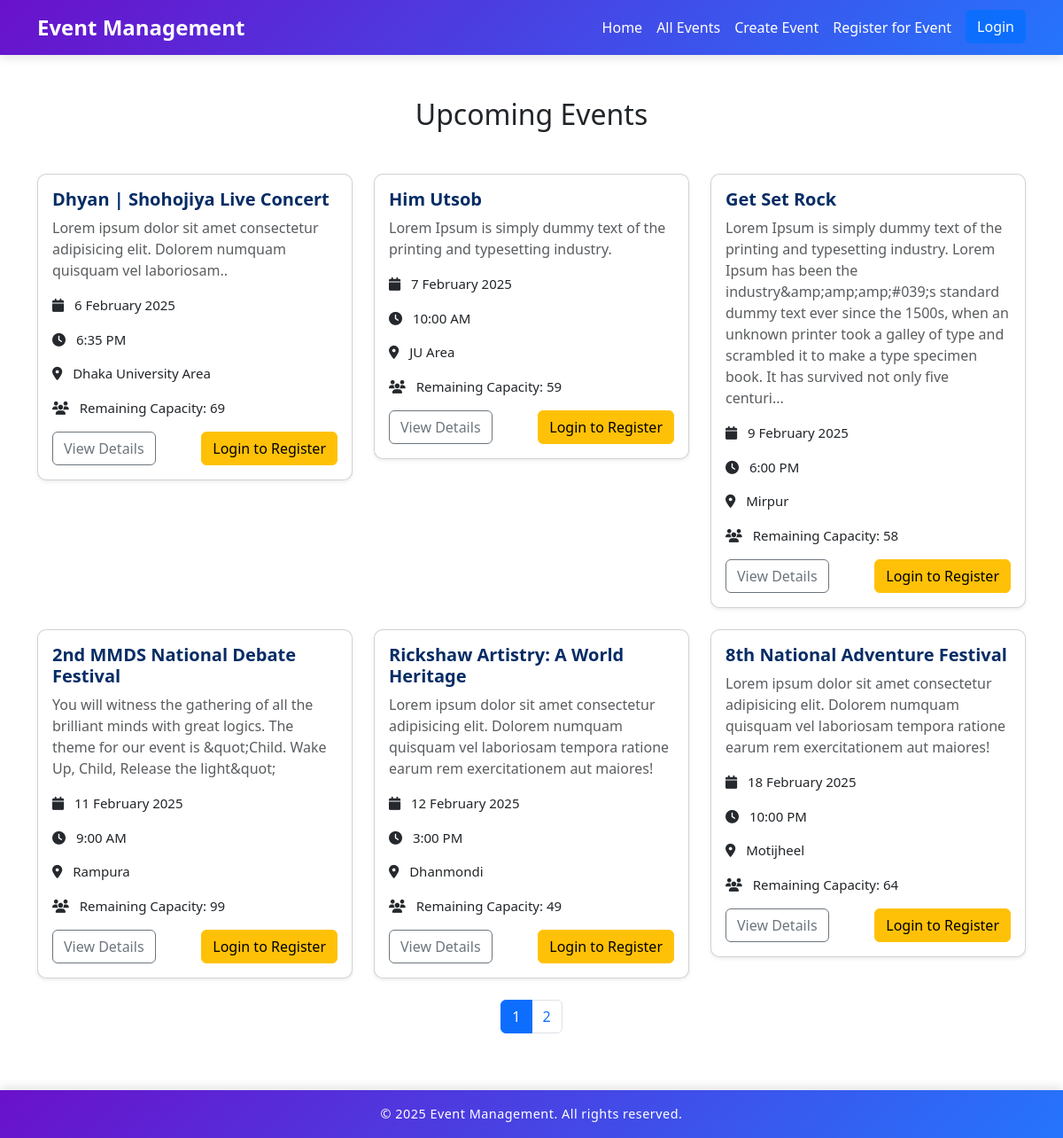
The page / on the database its author committed.
### tables this page shows
CREATE TABLE `events` (
  `id` int(11) NOT NULL,
  `name` varchar(255) NOT NULL,
  `description` text NOT NULL,
  `event_date` date NOT NULL,
  `event_time` time NOT NULL,
  `location` varchar(255) NOT NULL,
  `max_capacity` int(11) DEFAULT NULL,
  `created_by` int(11) NOT NULL,
  `created_at` timestamp NOT NULL DEFAULT current_timestamp(),
  `updated_at` timestamp NOT NULL DEFAULT current_timestamp() ON UPDATE current_timestamp()
);

### index.php (the view, shortened to what this page needs)
<?php
require_once 'db/db.php';
$eventsPerPage = 6;
$page = isset( $_GET['page'] ) ? (int) $_GET['page'] : 1;
$offset = ( $page - 1 ) * $eventsPerPage;
$totalEventsQuery = "SELECT COUNT(*) as total FROM events";
$totalEventsResult = $conn->query( $totalEventsQuery );
$totalEvents = $totalEventsResult->fetch_assoc()['total'];
$totalPages = ceil( $totalEvents / $eventsPerPage );
$eventsQuery = "SELECT e.*,
                      (e.max_capacity - (SELECT COUNT(*) FROM attendees WHERE event_id = e.id)) AS remaining_capacity
                FROM events e ORDER BY e.event_date ASC LIMIT ? OFFSET ?";
$stmt = $conn->prepare( $eventsQuery );
$stmt->bind_param( "ii", $eventsPerPage, $offset );
$stmt->execute();
$events = $stmt->get_result();
?>
<?php include 'includes/header.php'; ?>
    <div class="container my-5">
        <h2 class="text-center mb-5">Upcoming Events</h2>
        <div class="row">
            <?php while ( $event = $events->fetch_assoc() ): ?>
                <div class="col-md-4 mb-4">
                    <div class="card event-card shadow-sm">
                        <div class="card-body">
                            <h5 class="card-title text-primary-emphasis fw-semibold"> <?=htmlspecialchars( $event['name'] );?> </h5>
                            <p class="text-muted"><?=htmlspecialchars( mb_strlen( $event['description'] ) > 300 ? mb_substr( $event['description'], 0, 300 ) . '...' : $event['description'] );?></p>
                            <div class="event-icons">
                                <p><i class="fa-solid fa-calendar"></i> <?=date( "j F Y", strtotime( $event['event_date'] ) );?></p>
                                <p><i class="fa-solid fa-clock"></i> <?=date( "g:i A", strtotime( $event['event_time'] ) );?></p>
                                <p><i class="fa-solid fa-map-marker-alt"></i> <?=htmlspecialchars( $event['location'] );?></p>
                                <p><i class="fa-solid fa-users"></i> Remaining Capacity: <?=max( 0, $event['remaining_capacity'] );?></p>
                            </div>
                            <div class="d-flex justify-content-between mt-3">
                                <a href="event_details.php?id=<?=$event['id'];?>" class="btn btn-outline-secondary">View Details</a>
                                <?php if ( isset( $_SESSION['user_id'] ) ): ?>
                                    <form method="POST" action="register_attendee.php">
                                        <input type="hidden" name="event_id" value="<?=$event['id'];?>">
                                        <button type="submit" class="btn btn-primary">Register</button>
                                    </form>
                                <?php else: ?>
                                    <a href="login.php" class="btn btn-warning">Login to Register</a>
                                <?php endif; ?>
                            </div>
                        </div>
                    </div>
                </div>
            <?php endwhile; ?>
        </div>
        <nav>
            <ul class="pagination justify-content-center">
                <?php for ( $i = 1; $i <= $totalPages; $i++ ): ?>
                    <li class="page-item <?=( $i === $page ) ? 'active' : '';?>">
                        <a class="page-link" href="index.php?page=<?=$i;?>"> <?=$i;?> </a>
                    </li>
                <?php endfor; ?>
            </ul>
        </nav>
    </div>
</body>
</html>
<?php include 'includes/footer.php'; ?>

### assets/css/style.css (style rules this page uses)
.event-card { transition: transform 0.3s ease-in-out; border-radius: 10px; overflow: hidden; }
.event-icons p { margin: 1; font-size: 15px; }
.event-icons i { margin-right: 8px; color: #25292d; }

### rows shown on the page
events: name "Dhyan | Shohojiya Live Concert", description "Lorem ipsum dolor sit amet consectetur adipisicing elit. Dolorem numquam quisquam vel laboriosam..", event_date "6 February 2025", event_time "6:35 PM", location "Dhaka University Area", max( 0, $event['remaining_capacity'] ) "69"
events: name "Him Utsob", description "Lorem Ipsum is simply dummy text of the printing and typesetting industry.", event_date "7 February 2025", event_time "10:00 AM", location "JU Area", max( 0, $event['remaining_capacity'] ) "59"
events: name "Get Set Rock", description "Lorem Ipsum is simply dummy text of the printing and typesetting industry. Lorem Ipsum has been the industry&amp;amp;amp;#039;s standard dummy text ever since the 1500s, when an unknown printer took a galley of type and scrambled it to make a type specimen book. It has survived not only five centuri...", event_date "9 February 2025", event_time "6:00 PM", location "Mirpur", max( 0, $event['remaining_capacity'] ) "58"
events: name "2nd MMDS National Debate Festival", description "You will witness the gathering of all the brilliant minds with great logics. The theme for our event is &quot;Child. Wake Up, Child, Release the light&quot;", event_date "11 February 2025", event_time "9:00 AM", location "Rampura", max( 0, $event['remaining_capacity'] ) "99"
events: name "Rickshaw Artistry: A World Heritage", description "Lorem ipsum dolor sit amet consectetur adipisicing elit. Dolorem numquam quisquam vel laboriosam tempora ratione earum rem exercitationem aut maiores!", event_date "12 February 2025", event_time "3:00 PM", location "Dhanmondi", max( 0, $event['remaining_capacity'] ) "49"
events: name "8th National Adventure Festival", description "Lorem ipsum dolor sit amet consectetur adipisicing elit. Dolorem numquam quisquam vel laboriosam tempora ratione earum rem exercitationem aut maiores!", event_date "18 February 2025", event_time "10:00 PM", location "Motijheel", max( 0, $event['remaining_capacity'] ) "64"
